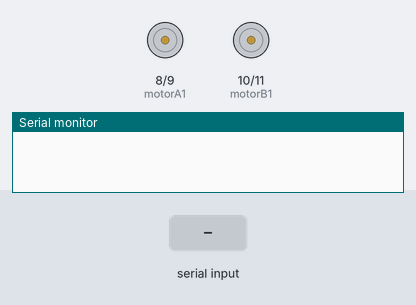
A sketch run on a simulated Arduino Uno, built with avr-gcc and run on an emulated ATmega328P. Shown: motor-driver pin pairs drawn as motors (green arrow = first pin HIGH = forward, orange = second pin HIGH = backward, longer = more drive), the last lines printed to the serial monitor. The test bench sets the inputs (shaded band).

Above: at 1.2 s.
1.3 s: "F\n" received over Serial
At 1.6 s:
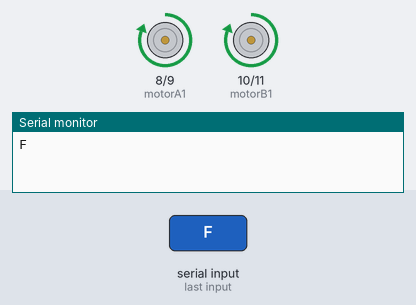
2.8 s: byte 66 ('B') received over Serial
At 3.9 s:
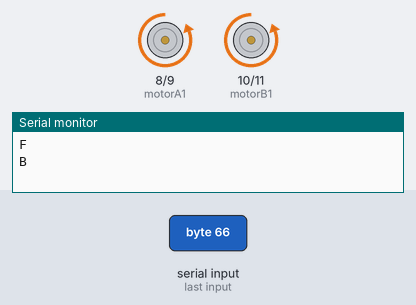
4.3 s: byte 82 ('R') received over Serial
At 5.1 s:
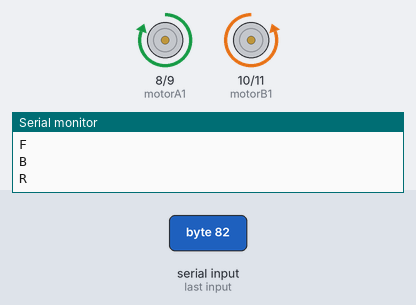
5.8 s: byte 76 ('L') received over Serial
At 6.2 s:
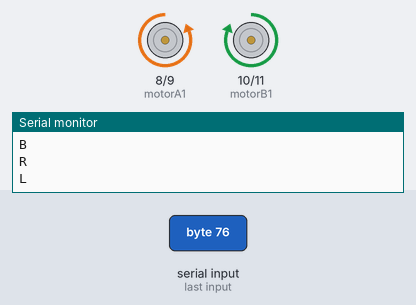
7.3 s: byte 83 ('S') received over Serial
At 8.5 s:
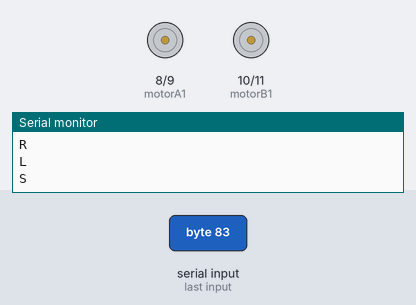
8.8 s: "B\n" received over Serial
At 9.7 s:
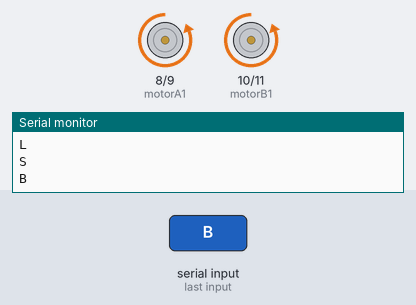
Timing chart, 0 to 11.3 s (numbered marks = the images above; inputs shaded):
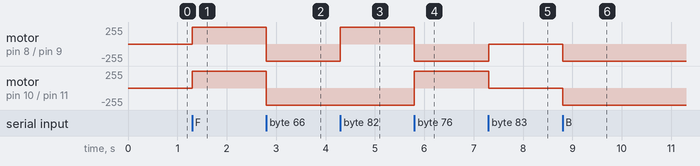

Measured:
- after the input at 1.3 s, motor on pin 8 (motorA1) / pin 9 (motorA2), motor on pin 10 (motorB1) / pin 11 (motorB2): stopped → forward 255/255 at once
- after the input at 2.8 s, motor on pin 8 (motorA1) / pin 9 (motorA2), motor on pin 10 (motorB1) / pin 11 (motorB2): forward 255/255 → backward 255/255 at once
- after the input at 4.3 s, motor on pin 8 (motorA1) / pin 9 (motorA2): backward 255/255 → forward 255/255 at once
- after the input at 5.8 s, motor on pin 8 (motorA1) / pin 9 (motorA2): forward 255/255 → backward 255/255 at once; motor on pin 10 (motorB1) / pin 11 (motorB2): backward 255/255 → forward 255/255 at once
- after the input at 7.3 s, motor on pin 8 (motorA1) / pin 9 (motorA2): backward 255/255 → stopped at once; motor on pin 10 (motorB1) / pin 11 (motorB2): forward 255/255 → stopped at once
- after the input at 8.8 s, motor on pin 8 (motorA1) / pin 9 (motorA2), motor on pin 10 (motorB1) / pin 11 (motorB2): stopped → backward 255/255 at once

The sketch:

bluetooth_car.ino
```cpp
char data = 0;
const int motorA1  = 8;  // Pin  2 of L293
const int motorA2  = 9;  // Pin  7 of L293
const int motorB1  = 10; // Pin 10 of L293
const int motorB2  = 11;
void setup() {
  // put your setup code here, to run once:
  Serial.begin(9600);
  pinMode(motorA1,OUTPUT);
  pinMode(motorA2,OUTPUT);
  pinMode(motorB1,OUTPUT);
  pinMode(motorB2,OUTPUT);

}

void loop() {
  // put your main code here, to run repeatedly:
  if(Serial.available()>0)
  {
    data = Serial.read();
    Serial.print(data);
    Serial.print("\n");
    if(data == 'F')
    {
        digitalWrite(motorA1,HIGH);
        digitalWrite(motorA2,LOW);
        digitalWrite(motorB1,HIGH);
        digitalWrite(motorB2,LOW);
    }
    if(data == 'B')
    {
        digitalWrite(motorA1,LOW);
        digitalWrite(motorA2,HIGH);
        digitalWrite(motorB1,LOW);
        digitalWrite(motorB2,HIGH);
    }
    if(data == 'S')
    {
        digitalWrite(motorA1,LOW);
        digitalWrite(motorA2,LOW);
        digitalWrite(motorB1,LOW);
        digitalWrite(motorB2,LOW);
    }
    if(data == 'R')
    {
        digitalWrite(motorA1,HIGH);
        digitalWrite(motorA2,LOW);
        digitalWrite(motorB1,LOW);
        digitalWrite(motorB2,HIGH);
    }
    if(data == 'L')
    {
        digitalWrite(motorA1,LOW);
        digitalWrite(motorA2,HIGH);
        digitalWrite(motorB1,HIGH);
        digitalWrite(motorB2,LOW);
    }

  }
}
```
